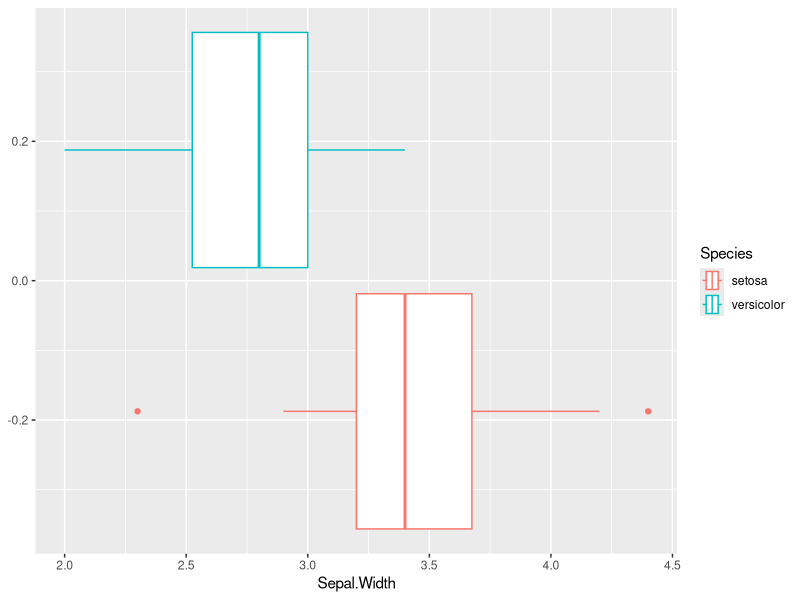

Here is the R script that generated this plot: (Note: this script raises an error after producing the figure.)
## ---- chunk 1
knitr::opts_chunk$set(echo = TRUE, collapse = T)
library(tidyverse)
comma <- function(x) format(x, digits = 2, big.mark = ",")

smaller <- diamonds %>% 
  filter(carat <= 2.5)
## ---- chunk 2
mtcars %>% 
  group_by(cyl) %>% 
  summarize(n = n(), mean = mean(mpg))
## ---- chunk 3
print("hello world")
## ---- chunk 4
my_data <- iris %>%
  filter(Species != "virginica")
## ---- chunk 5
my_plot <- my_data %>%
  ggplot(aes(Sepal.Width, col = Species)) +
  geom_boxplot()
## ---- chunk 6
my_plot
## ---- chunk 7
ggplot(diamonds, aes_string(params$x_axis, params$y_axis)) + geom_point()
